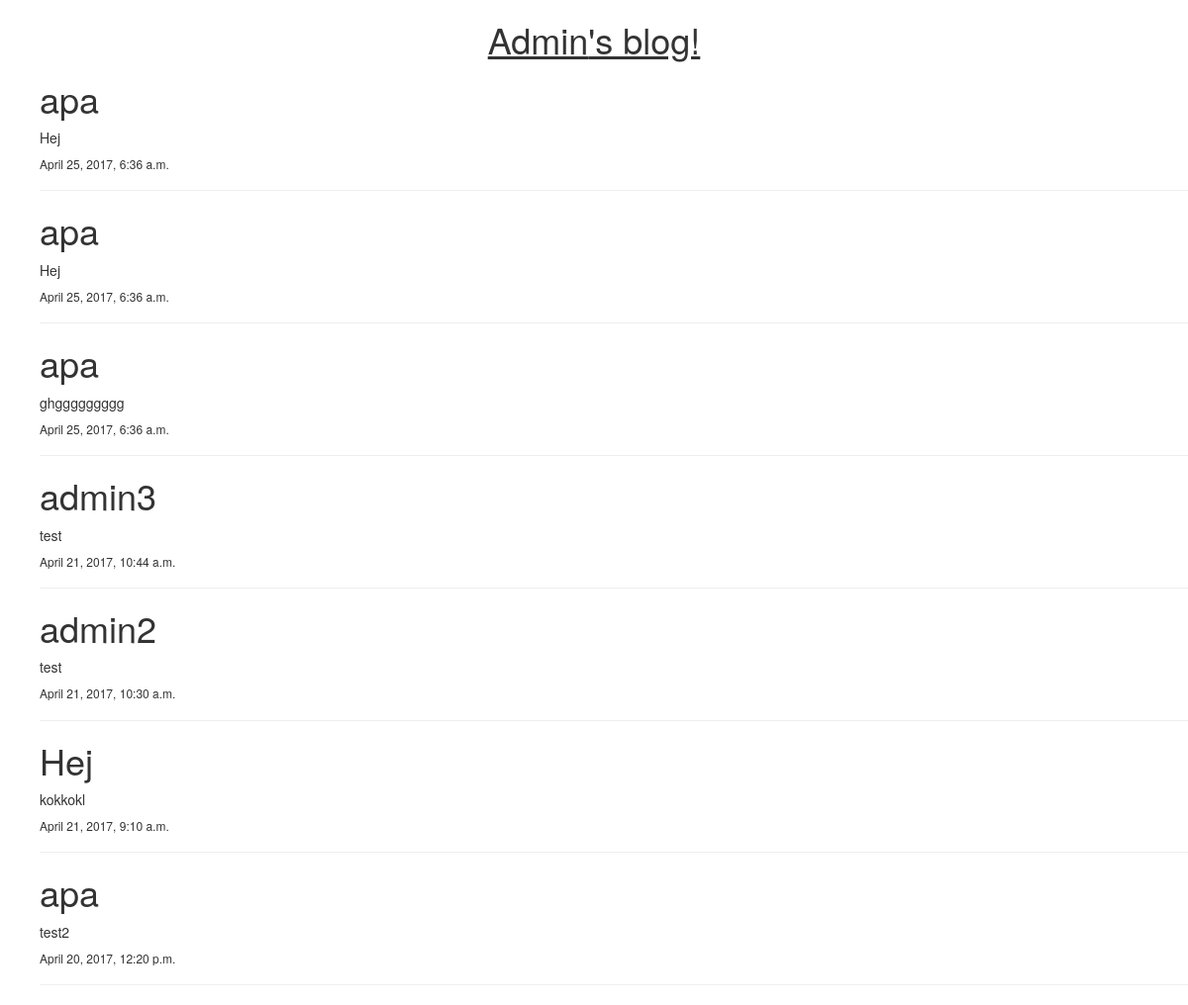
The page /blog/1 on the database its author committed.
### blog/models.py (models this page shows, shortened)
class Posts( models.Model):
    auth_user = models.ForeignKey(User, on_delete=models.CASCADE,)
    title = models.CharField(max_length=50)
    blog_post = models.TextField()
    time_date = models.DateTimeField()
    blog_pic = models.CharField(max_length=1000)

### blog/views.py (the view)
# urls.py: url(r'^(?P<auth_user_id>[0-9]+)', views.detail, name='detail'),
def detail(request, auth_user_id):
    all_posts = Posts.objects.order_by('-time_date')
    user = auth_user_id
    all_posts = all_posts.filter(auth_user_id=user)
    return render(request, 'blog/detail.html', {'all_posts': all_posts})

### blog/templates/blog/detail.html (shortened to what this page needs)
<!DOCTYPE html>
<html lang="en">
<head>
    {% load staticfiles %}
<link rel="stylesheet" href="https://maxcdn.bootstrapcdn.com/bootstrap/3.3.7/css/bootstrap.min.css">
</head>
<body>
{% include "blog/includes/navbar.html" %}
{% include "blog/includes/blog_posts.html" %}
</body>
</html>

### blog/templates/blog/includes/navbar.html (shortened to what this page needs)
{% block content %}
<link rel="stylesheet" href="https://maxcdn.bootstrapcdn.com/bootstrap/3.3.7/css/bootstrap.min.css">
{% endblock %}

### blog/templates/blog/includes/blog_posts.html (shortened to what this page needs)
{% load staticfiles %}
<link rel="stylesheet" href="https://maxcdn.bootstrapcdn.com/bootstrap/3.3.7/css/bootstrap.min.css">
{% block content %}
    {% if all_posts %}
{% for user in all_posts|slice:":1:" %}
    <h1 align="center"><u>{{ user.auth_user }}'s blog!</u></h1>
    {% endfor %}
    <ul>
        {% for post in all_posts %}
            <h1>{{ post.title }}</h1>
            {{ post.blog_post }}
            <h6>{{ post.time_date }}</h6><hr>
        {% endfor %}
    </ul>
{% else %}
    <h3>No posts found, try again later!</h3>
{% endif %}
{% endblock %}

### rows shown on the page
Posts: auth_user "Admin", title "apa", blog_post "Hej", time_date "April 25, 2017, 6:36 a.m."
Posts: title "apa", blog_post "Hej", time_date "April 25, 2017, 6:36 a.m."
Posts: title "apa", blog_post "ghggggggggg", time_date "April 25, 2017, 6:36 a.m."
Posts: title "admin3", blog_post "test", time_date "April 21, 2017, 10:44 a.m."
Posts: title "admin2", blog_post "test", time_date "April 21, 2017, 10:30 a.m."
Posts: title "Hej", blog_post "kokkokl", time_date "April 21, 2017, 9:10 a.m."
Posts: title "apa", blog_post "test2", time_date "April 20, 2017, 12:20 p.m."
